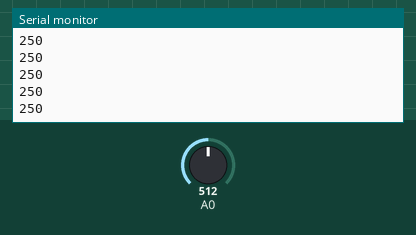
This sketch was run on a simulated Arduino Uno, built with avr-gcc and run on an emulated ATmega328P. On the bench: the last lines printed to the serial monitor. The inputs (shaded band) are chosen by the test bench; at power-on: A0 = 512.

Above: at 1.2 s.
1.3 s: A0 set to 716
At 2.2 s:
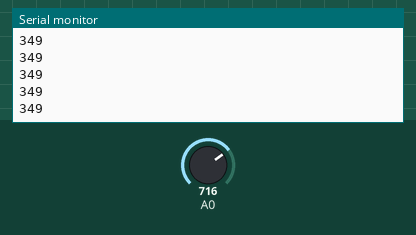
2.8 s: A0 set to 900
At 3.8 s:
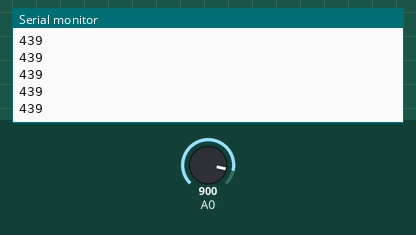
Timing chart, 0 to 5.8 s (numbered marks = the images above; inputs shaded):
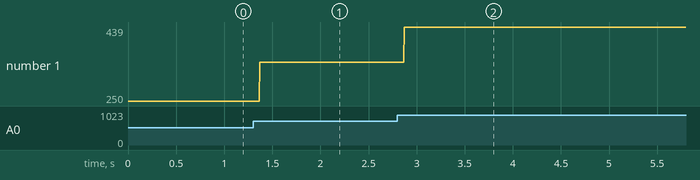

The sketch:

analog_temperature_sensor.ino
```cpp
void setup()
{Serial.begin(9600);
}

int temp=0;

// the loop routine runs over and over again forever:
void loop()
{

int sensorValue = analogRead(A0);

temp=(sensorValue* 0.48828125);

Serial.println(temp);
delay(1);

}
```

Measured:
- after the input at 1.3 s, the serial monitor: prints a new line after 0.07 s (image 1)
- after the input at 2.8 s, the serial monitor: prints a new line after 0.07 s (image 2)
- plotted number 1: 250 → 349 after the input at 1.3 s, 349 → 439 after the input at 2.8 s
